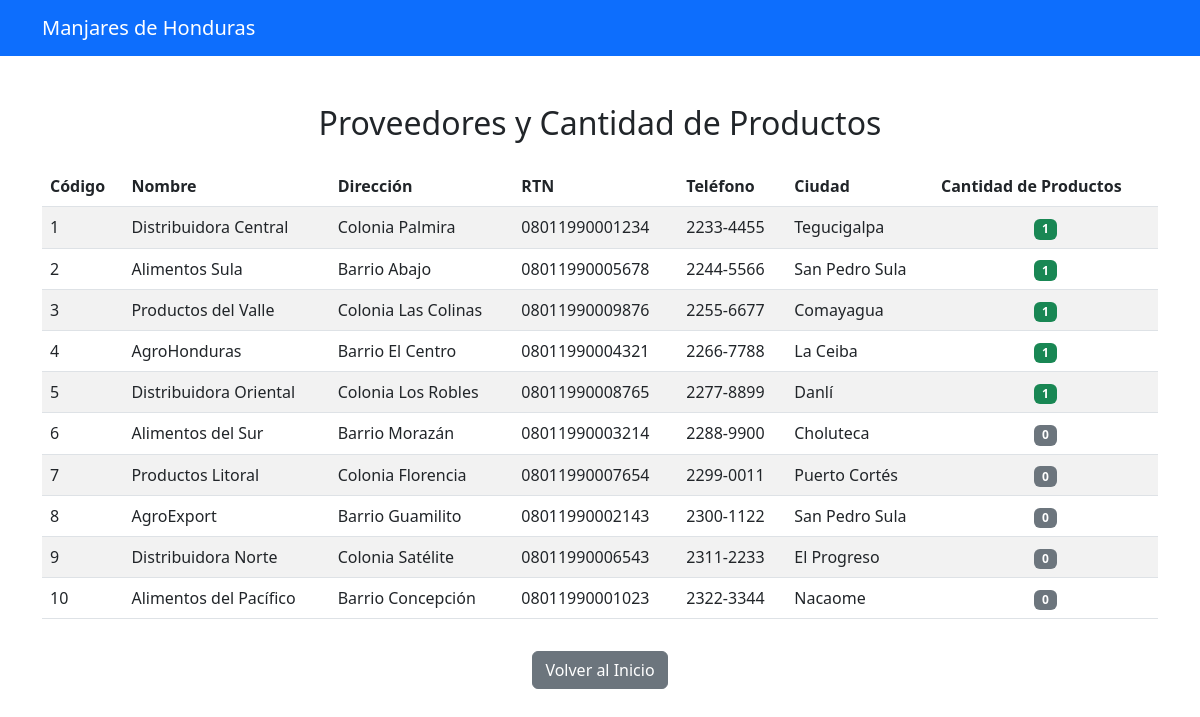
Page /views/consulta5.php on the committed database.
### tables this page shows
CREATE TABLE Proveedores (
    codigo_proveedor INT PRIMARY KEY,
    nombre_proveedor VARCHAR(100),
    direccion VARCHAR(200),
    rtn VARCHAR(20),
    telefono VARCHAR(15),
    ciudad VARCHAR(50)
);

### consultas.php (called while the page is built, shortened)
<?php
function obtenerProveedoresYCantidad($conn) {
    $sql = "SELECT p.codigo_proveedor, p.nombre_proveedor, p.direccion, p.rtn, p.telefono, p.ciudad,
                   COUNT(pp.codigo_inventario) as cantidad_productos
            FROM Proveedores p
            LEFT JOIN ProductoProveedor pp ON p.codigo_proveedor = pp.codigo_proveedor
            GROUP BY p.codigo_proveedor, p.nombre_proveedor, p.direccion, p.rtn, p.telefono, p.ciudad";
    $result = $conn->query($sql);
    return $result;
}
?>

### views/consulta5.php (the view, shortened to what this page needs)
<?php
include '../database.php';
include '../consultas.php';
$resultado = obtenerProveedoresYCantidad($conn);
?>
<!DOCTYPE html>
<html lang="es">
<head>
    <link href="https://cdn.jsdelivr.net/npm/bootstrap@5.3.0/dist/css/bootstrap.min.css" rel="stylesheet">
    <link href="../css/style.css" rel="stylesheet">
</head>
<body>
    <nav class="navbar navbar-expand-lg navbar-dark bg-primary">
        <div class="container">
            <a class="navbar-brand" href="../index.php">Manjares de Honduras</a>
        </div>
    </nav>
    <div class="container mt-5">
        <h2 class="text-center mb-4">Proveedores y Cantidad de Productos</h2>
        <?php if ($resultado && $resultado->num_rows > 0): ?>
            <div class="table-responsive">
                <table class="table table-striped">
                    <thead>
                        <tr>
                            <th>Código</th>
                            <th>Nombre</th>
                            <th>Dirección</th>
                            <th>RTN</th>
                            <th>Teléfono</th>
                            <th>Ciudad</th>
                            <th>Cantidad de Productos</th>
                        </tr>
                    </thead>
                    <tbody>
                        <?php while ($proveedor = $resultado->fetch_assoc()): ?>
                        <tr>
                            <td><?php echo $proveedor['codigo_proveedor']; ?></td>
                            <td><?php echo htmlspecialchars($proveedor['nombre_proveedor']); ?></td>
                            <td><?php echo htmlspecialchars($proveedor['direccion']); ?></td>
                            <td><?php echo $proveedor['rtn']; ?></td>
                            <td><?php echo $proveedor['telefono']; ?></td>
                            <td><?php echo htmlspecialchars($proveedor['ciudad']); ?></td>
                            <td class="text-center">
                                <span class="badge bg-<?php echo ($proveedor['cantidad_productos'] > 0) ? 'success' : 'secondary'; ?>">
                                    <?php echo $proveedor['cantidad_productos']; ?>
                                </span>
                            </td>
                        </tr>
                        <?php endwhile; ?>
                    </tbody>
                </table>
            </div>
        <?php else: ?>
            <div class="alert alert-info">
                No se encontraron proveedores en la base de datos.
            </div>
        <?php endif; ?>
        <div class="mt-3 text-center">
            <a href="../index.php" class="btn btn-secondary">Volver al Inicio</a>
        </div>
    </div>
</body>
</html>

### rows in the picture
proveedores: codigo_proveedor "1", nombre_proveedor "Distribuidora Central", direccion "Colonia Palmira", rtn "08011990001234", telefono "2233-4455", ciudad "Tegucigalpa", cantidad_productos "1"
proveedores: codigo_proveedor "2", nombre_proveedor "Alimentos Sula", direccion "Barrio Abajo", rtn "08011990005678", telefono "2244-5566", ciudad "San Pedro Sula", cantidad_productos "1"
proveedores: codigo_proveedor "3", nombre_proveedor "Productos del Valle", direccion "Colonia Las Colinas", rtn "08011990009876", telefono "2255-6677", ciudad "Comayagua", cantidad_productos "1"
proveedores: codigo_proveedor "4", nombre_proveedor "AgroHonduras", direccion "Barrio El Centro", rtn "08011990004321", telefono "2266-7788", ciudad "La Ceiba", cantidad_productos "1"
proveedores: codigo_proveedor "5", nombre_proveedor "Distribuidora Oriental", direccion "Colonia Los Robles", rtn "08011990008765", telefono "2277-8899", ciudad "Danlí", cantidad_productos "1"
proveedores: codigo_proveedor "6", nombre_proveedor "Alimentos del Sur", direccion "Barrio Morazán", rtn "08011990003214", telefono "2288-9900", ciudad "Choluteca", cantidad_productos "0"
proveedores: codigo_proveedor "7", nombre_proveedor "Productos Litoral", direccion "Colonia Florencia", rtn "08011990007654", telefono "2299-0011", ciudad "Puerto Cortés", cantidad_productos "0"
proveedores: codigo_proveedor "8", nombre_proveedor "AgroExport", direccion "Barrio Guamilito", rtn "08011990002143", telefono "2300-1122", ciudad "San Pedro Sula", cantidad_productos "0"
proveedores: codigo_proveedor "9", nombre_proveedor "Distribuidora Norte", direccion "Colonia Satélite", rtn "08011990006543", telefono "2311-2233", ciudad "El Progreso", cantidad_productos "0"
proveedores: codigo_proveedor "10", nombre_proveedor "Alimentos del Pacífico", direccion "Barrio Concepción", rtn "08011990001023", telefono "2322-3344", ciudad "Nacaome", cantidad_productos "0"
